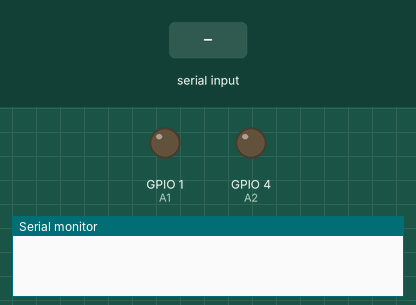
Simulated run of this sketch. Board: ESP32. Parts: output pins drawn as LEDs (lit = HIGH), the last lines printed to the serial monitor. Inputs (shaded band) come from the test bench.

Above: at 1.2 s.
1.3 s: "f" received over Serial
At 2.5 s:
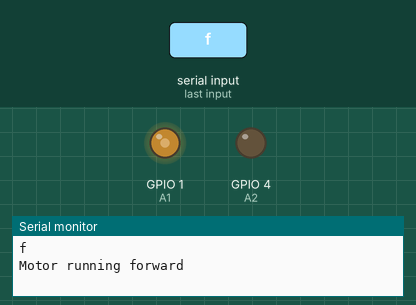
2.8 s: "b" received over Serial
At 3.6 s:
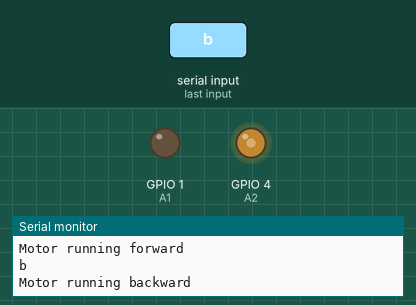
4.3 s: "+" received over Serial
At 4.7 s:
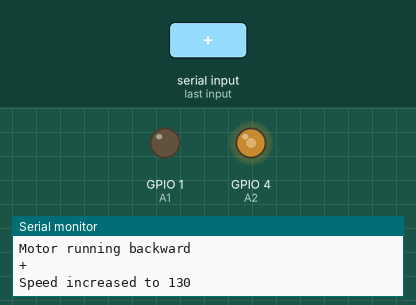
5.8 s: "f" received over Serial
At 7.1 s:
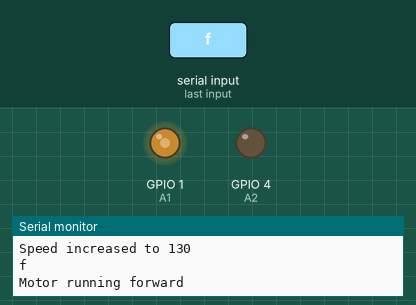
Timing chart, 0 to 8.3 s (numbered marks = the images above; inputs shaded):
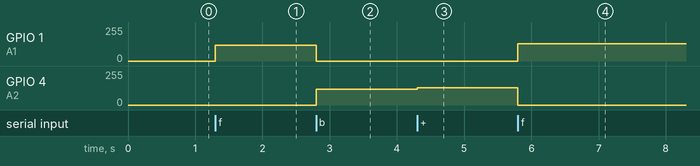

The sketch:

DCMotor_with_l9110.ino
```cpp
#include <Arduino.h>


// Motor control pins
const int A1 = 1;  // Motor input pin 1
const int A2 = 4;  // Motor input pin 2

// Motor control variables
int motorSpeed = 120;     // Speed (0 to 255)
bool direction = true;  // true for forward, false for backward

void setup() {
  // Initialize serial communication for debugging
  Serial.begin(115200);

  // Set motor control pins as outputs
  pinMode(A1, OUTPUT);
  pinMode(A2, OUTPUT);


  // Start in a stopped state
  stopMotor();
}

void loop() {
  // Read commands from the Serial Monitor for testing
  if (Serial.available()) {
    char command = Serial.read();
    Serial.println(command);

    switch (command) {
      case 'f':  // Forward
        direction = true;
        startMotor();
        Serial.println("Motor running forward");
        break;

      case 'b':  // Backward
        direction = false;
        startMotor();
        Serial.println("Motor running backward");
        break;

      case 's':  // Stop
        stopMotor();
        Serial.println("Motor stopped");
        break;

      case '+':  // Increase speed
        motorSpeed = min(motorSpeed + 10, 255);
        Serial.printf("Speed increased to %d\n", motorSpeed);
        startMotor();  // Update motor speed
        break;

      case '-':  // Decrease speed
        motorSpeed = max(motorSpeed - 10, 0);
        Serial.printf("Speed decreased to %d\n", motorSpeed);
        startMotor();  // Update motor speed
        break;

      default:
        Serial.println("Invalid command. Use 'f', 'b', 's', '+', or '-'.");
        break;
    }
  }
}

// Function to start the motor
void startMotor() {
  if (direction) {
    analogWrite(A1, motorSpeed);  // Set IN1 to PWM speed
    analogWrite(A2, 0);
  } else {
    analogWrite(A1, 0);  // Set IN1 to PWM speed
    analogWrite(A2, motorSpeed);
  }
}

// Function to stop the motor
void stopMotor() {
  analogWrite(A1, 0);
  analogWrite(A2, 0);
}
```

Measured:
- after the input at 1.3 s, GPIO 1 (A1): 0/255 → 120/255 at once
- after the input at 2.8 s, GPIO 1 (A1): 120/255 → 0/255 at once; GPIO 4 (A2): 0/255 → 120/255 at once
- after the input at 4.3 s, GPIO 4 (A2): 120/255 → 130/255 at once
- after the input at 5.8 s, GPIO 1 (A1): 0/255 → 130/255 at once; GPIO 4 (A2): 130/255 → 0/255 at once
